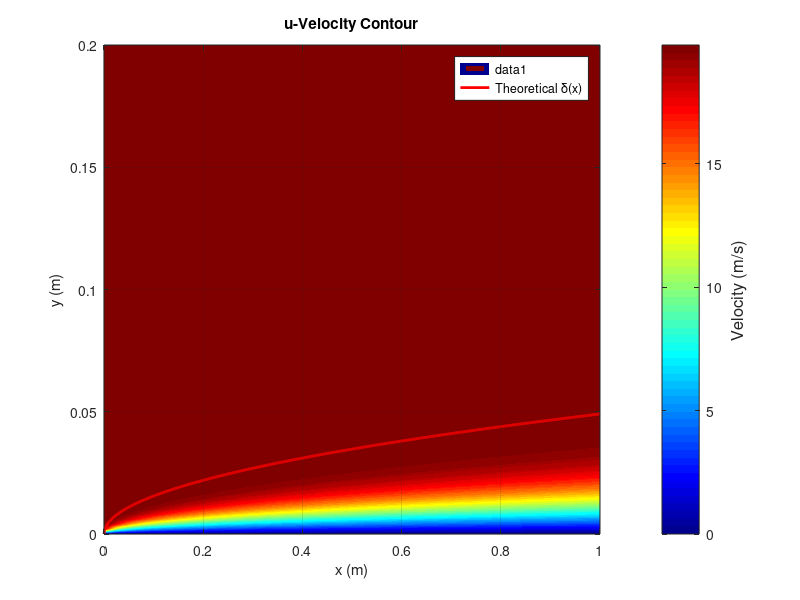
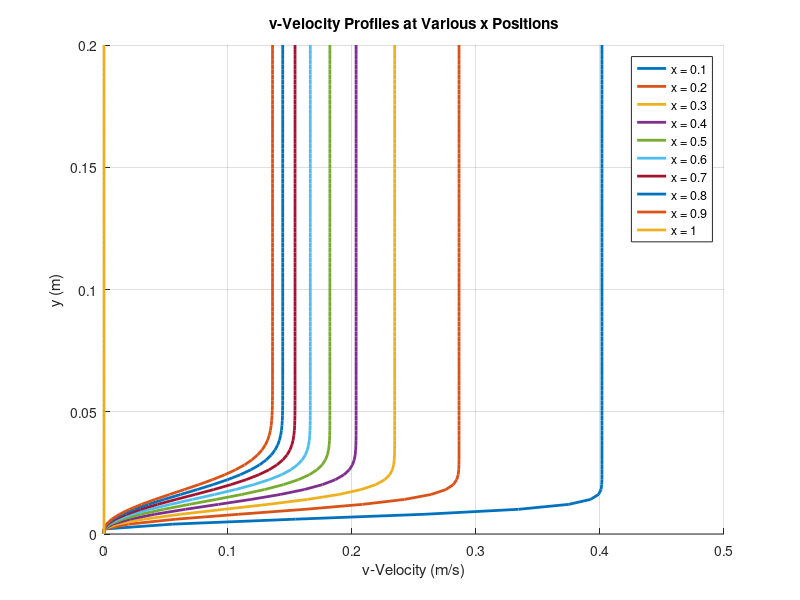
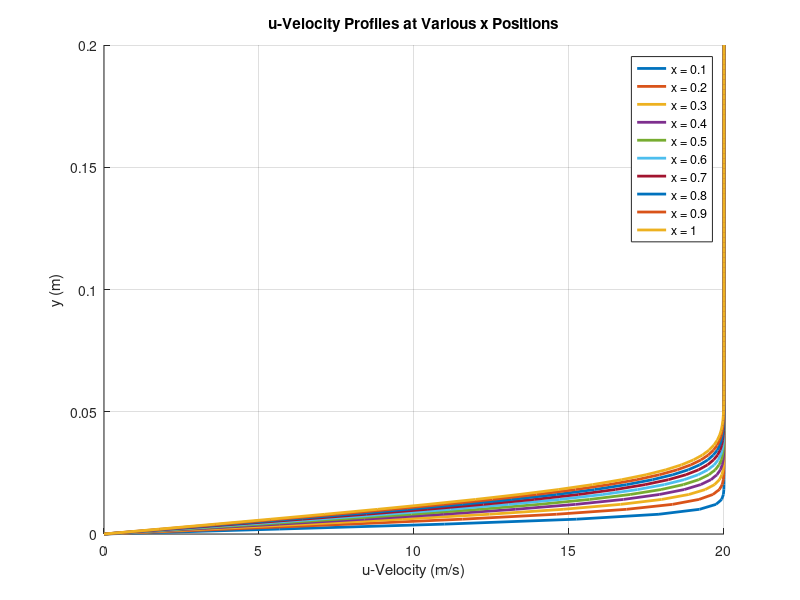

Recreate these plots in MATLAB, in order.
clc;
clear;
close all;

%% Parameters
Lx = 1; 
Ly = 0.2; %Ly = 2*delta_99, delta_99= 4.91*x/sqrt(Re)
Re = 1e4; 
kinematic_viscosity = 1.516e-05;
U_inf = 20;  
nu = U_inf * Lx / Re;

% Grid parameters
Nx = 1000; 
Ny = 100;  
dx = Lx / Nx;  
dy = Ly / Ny;  

% Initialize u and v velocity fields (zero at the start)
u = zeros(Ny, Nx); 
v = zeros(Ny, Nx);  

% Boundary Conditions
u(:,1) = 0;
u(:, 1) = U_inf;  
u(end, :) = U_inf; 
u(1,1) = 0;

v(1, :) = 0;
v(:, 1) = 0;
v(1, 1) = 0;

% Loop through the grid and update u and v velocities
for i = 1:Nx-1
    for j = 2:Ny-1
        % Discretize x-momentum equation (solve for u at the next point)
        u_next = u(j+1, i);  % u(i+1,j-1)
        u_current = u(j, i);  % u(i,j-1)
        u_prev = u(j-1, i);  % u(i-1,j-1)

        % Update u
        u(j, i+1) = u_current + nu * (u_next - 2 * u_current + u_prev) / u_current * dx / (dy^2) ...
                   - (u_next - u_prev) / 2 * v(j, i) / u_current * dx / dy;
    end
end

% Loop to update v velocity components
for i = 1:Nx-1 
    for j = 1:Ny-1
        % Update v 
        v(j+1, i) = v(j, i) - (dy/dx) * (u(j, i+1) - u(j,i));
    end
end

% x and y grid arrays for plotting
x_arr = linspace(0, Lx, Nx);
y_arr = linspace(0, Ly, Ny);
[X,Y] = meshgrid(x_arr,y_arr);

% Compute theoretical boundary layer thickness (delta_x)
delta_x = (4.91 ./ sqrt(Re)) .* sqrt(x_arr);

%% Plot 1: u-Velocity Contour
figure;

% Contour plot for u-velocity
contourf(X, Y, u, 100, 'LineStyle', 'none');  % Contour of u-velocity
colorbarHandle = colorbar;  % Create colorbar and get handle
colormap(jet);
ylabel(colorbarHandle, 'Velocity (m/s)', 'FontSize', 12);  % Add units to colorbar
hold on;

% Overlay theoretical boundary layer thickness
plot(x_arr, delta_x, 'r-', 'LineWidth', 2, 'DisplayName', 'Theoretical \delta(x)');

% Labels and title
xlabel('x (m)');
ylabel('y (m)');
title('u-Velocity Contour');
legend('Location', 'northeast');
grid on;

%% Plot 2: v-Velocity Profiles
figure;
hold on;

% Select x positions where you want to extract the v-velocity profile
x_positions = 0.1:0.1:Lx;  % x = 0.1, 0.2, ..., 1

% Plot v-velocity profiles at selected x positions
for x_pos = x_positions
    % Find the closest index for the current x position
    [~, idx_x] = min(abs(x_arr - x_pos));
    
    % Extract the v-velocity profile at the selected x position
    v_profile = v(:, idx_x);  % All y-values for the selected x position
    
    % Plot the v-velocity profile
    plot(v_profile, y_arr, 'LineWidth', 2, 'DisplayName', ['x = ', num2str(x_pos)]);
end

% Labels and title
xlabel('v-Velocity (m/s)');
ylabel('y (m)');
title('v-Velocity Profiles at Various x Positions');
legend('Location', 'best');
grid on;

%% Plot 3: u-Velocity Profiles
figure;
hold on;

% Plot u-velocity profiles at selected x positions
for x_pos = x_positions
    % Find the closest index for the current x position
    [~, idx_x] = min(abs(x_arr - x_pos));
    
    % Extract the u-velocity profile at the selected x position
    u_profile = u(:, idx_x);  % All y-values for the selected x position
    
    % Plot the u-velocity profile
    plot(u_profile, y_arr, 'LineWidth', 2, 'DisplayName', ['x = ', num2str(x_pos)]);
end

% Labels and title
xlabel('u-Velocity (m/s)');
ylabel('y (m)');
title('u-Velocity Profiles at Various x Positions');
legend('Location', 'best');
grid on;